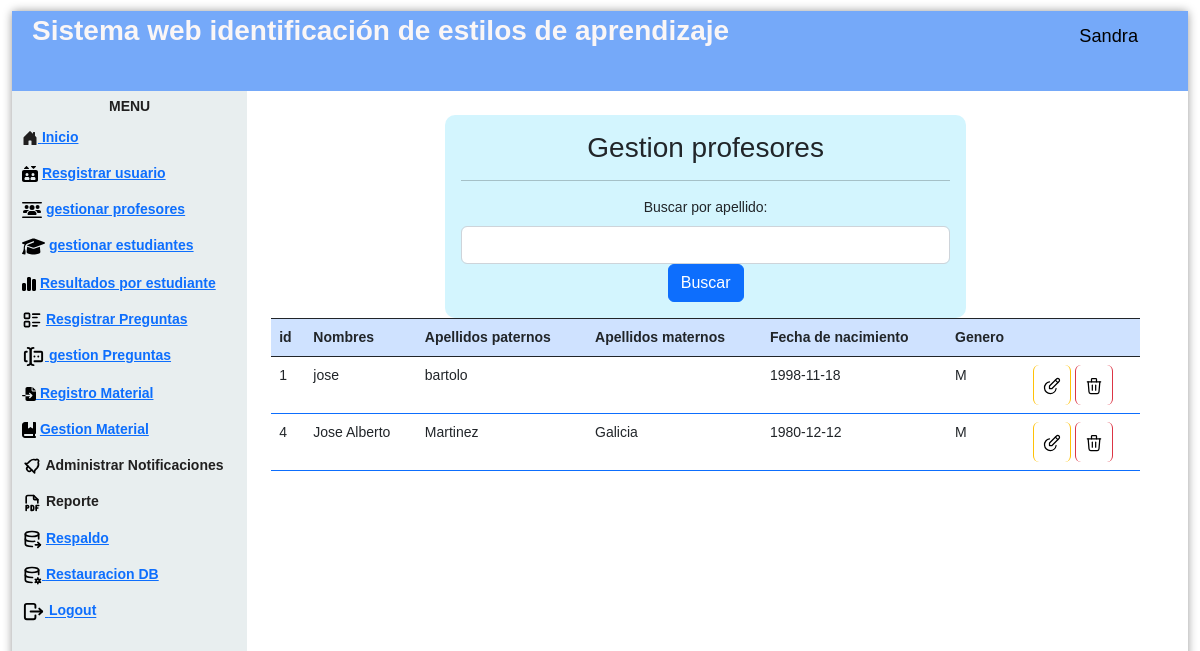
Screenshot of /gestionPr.php (signed in) with the database file from the repository.
### tables this page shows
CREATE TABLE `profesor` (
  `idProfesor` int(11) NOT NULL AUTO_INCREMENT,
  `nombre` varchar(45) NOT NULL,
  `apellidoP` varchar(45) NOT NULL,
  `apellidoM` varchar(45) DEFAULT NULL,
  `fechaNacimiento` date NOT NULL,
  `generoP` varchar(5) NOT NULL,
  `correoP` varchar(45) NOT NULL,
  `contraseña` varchar(100) NOT NULL,
  PRIMARY KEY (`idProfesor`)
);

### gestionPr.php (the view, shortened to what this page needs)
<?php
  include "controlador/eliminarA.php";
  ?>
<!DOCTYPE html>
<html lang="en">
<head>
    <link href="https://cdn.jsdelivr.net/npm/bootstrap@5.2.2/dist/css/bootstrap.min.css" rel="stylesheet">
    <link href='css/nav.css' rel='stylesheet' type='text/css'>
    <link href='css/formulario.css' rel='stylesheet' type='text/css'>
</head>
<body>
<div class="page">
  <div class="pageHeader">
    <div class="title">Sistema web identificación de estilos de aprendizaje</div>
    <div class="userPanel"><span class="username" style="color:#000000";><i class="fa-solid fa-user-large"></i></svg>
          <?php   echo  $_SESSION["nombre"];
            ?></span></div>
  </div>
  <div class="main">
    <div class="nav">
      <div class="menu">
      <div class="title"><center>Menu</center></div>
      <ul>
          <li><a href="controlador/loginrol.php"> Inicio<a></li>
          <li>
            <a href="registroUs.php"> Resgistrar usuario<a></li>
          <li>
            <a href="gestionPr.php">gestionar profesores<a></li>
            <li>
          <a href="gestionEs.php"> gestionar estudiantes<a></li>
          <li>
            <a href="estudiantesGraficas.php">Resultados por estudiante<a></li>
          <li>   <a href="registroPregunta.php"> Resgistrar Preguntas<a></li>
          <li><a href="gestionPreguntas.php"> gestion Preguntas<a></li>
          <li>
            <a href="registroMaterial.php">   Registro Material<a>
          </li>
          <li> <a href="gestionMaterial.php">  Gestion Material<a> </li>
          <li>  Administrar Notificaciones</li>
          <li>  Reporte</li>
          <li> <a href="generaR.php"> Respaldo<a></li>
          <li><a href="respaldo"> Restauracion DB<a></li>
          <li><a href="controlador/cerrarsesion.php"> Logout<a></li>
        </ul>
      </div>
    </div>
    <div class="view col-12 p-2 ">
      <div class="container-fluid row">
        <div class="col-12 p-3">
        <form action="" method="get" class="col-10 p-3 m-auto formulario">
           <h3>Gestion profesores</h3>
           <hr    color="#000000";>
          <label for="buscarNombre" class="form-label">Buscar por apellido:</label>
          <input type="text" class="form-control" id="buscarNombre" name="buscarNombre">
          <button type="submit" class="btn btn-primary">Buscar</button>
        </form>
        <?php
        include "modelo/conexion.php";
        $filtroNombre = isset($_GET['buscarNombre']) ? $_GET['buscarNombre'] : '';
        if (!empty($filtroNombre)) {
          $sql = $conexion->query("SELECT * FROM profesor WHERE apellidoP LIKE '%$filtroNombre%'");
        } else {
          $sql = $conexion->query("SELECT * FROM profesor");
        }
        ?>
        <table class="table">
          <thead class="table bg-light text-dark table-striped table-bordered border-dark table-primary">
            <tr>
              <th scope="col">id</th>
              <th scope="col">Nombres</th>
              <th scope="col">Apellidos paternos</th>
              <th scope="col">Apellidos maternos</th>
              <th scope="col">Fecha de nacimiento</th>
              <th scope="col">Genero</th>
              <th scope="col"></th>
            </tr>
          </thead>
          <tbody class="table table table-striped table-hover table-bordered border-primary">
            <?php
              while($datos=$sql->fetch_object()){?>
            <tr>
              <td><?= $datos->idProfesor ?></td>
              <td><?= $datos->nombre ?></td>
              <td><?= $datos->apellidoP ?></td>
              <td><?= $datos->apellidoM ?></td>
              <td><?= $datos->fechaNacimiento ?></td>
              <td><?= $datos->generoP ?></td>
              <td>
                <a href="modificacionA.php?id=<?= $datos->idProfesor ?>" class="btn btn-small btn-warning">
                </a>
                <a onclick="return eliminar()" href="gestionPr.php?id=<?= $datos->idProfesor ?>"  class="btn btn-small btn-danger" >
                </a>
              </td>
            </tr>
            <?php }
              ?>
          </tbody>
        </table>
      </div>
    </div>
    </div>
  </div>
</div>
</body>
</html>

### css/nav.css (style rules this page uses)
html { background-image: url(http://www.ultraimg.com/images/2UeGfhZ.jpg); }
body { padding: 0px; margin: 0px; font-family: "Open Sans"; font-size: 14px; }
.page { position: absolute; width: 98%; height: 98%; left: 1%; top: 1%; background-color: rgba(255, 255, 255, 0.7); -moz-border-radius: 4px; -webkit-border-radius: 4px; border-radius: 4px; -moz-box-shadow: 0 0 10px 0 rgba(0, 0, 0, 0.4); -webkit-box-shadow: 0 0 10px 0 rgba(0, 0, 0, 0.4); box-shadow: 0 0 10px 0 rgba(0, 0, 0, 0.4); }
.pageHeader { width: 100%; height: 80px; line-height: 50px; background-color: #75a9f9; color: rgb(250, 246, 246); -moz-box-sizing: border-box; -webkit-box-sizing: border-box; box-sizing: border-box; padding: 5px 20px; vertical-align: middle; }
.pageHeader .title { width: 70%; float: left; line-height: 30px; font-size: 2em; font-weight: 700; }
.pageHeader .userPanel { width: 30%; float: right; }
.pageHeader .userPanel .username { float: right; line-height: 40px; padding: 0px 20px; font-weight: 400; font-size: 1.3em; color:#201f1f; }
.main { position: relative; width: 100%; height: 100%; clear: both; background-color: white; }
.main .nav { width: 20%; height: 100%; float: left; background-color: rgba(227, 234, 235, 0.8); }
.main .nav .menu { width: 100%; margin: 5px; color: #201f1f; }
.main .nav .menu .title { font-weight: 700; font-size: 1em; text-transform: uppercase; }
.main .nav .menu ul { padding-left: 0px; }
.main .nav .menu ul li { cursor: pointer; list-style: none; margin: 5px 0px; padding: 5px 0px; font-weight: 600; margin-right: 10px; padding-left: 5px; -moz-border-radius: 4px; -webkit-border-radius: 4px; border-radius: 4px; transition: 0.25s all; }
.main .view { position: relative; overflow: hidden; }
.main .view ,img { float: right; padding-top: 3%; width: 80%; }
.view ,table { align-items: center; }

### css/formulario.css (style rules this page uses)
* { transition: .4s; box-sizing: border-box; font-family: 'arial'; }
body { background: rgba(255, 255, 255, 0.8); }
.formulario { width: 60%; margin: auto; text-align: center; background: #4dd7fa3f; padding-top: 30px; border-radius: 10px; }

### rows the page displays
profesor: idProfesor "1", nombre "jose", apellidoP "bartolo", fechaNacimiento "1998-11-18", generoP "M"
profesor: idProfesor "4", nombre "Jose Alberto", apellidoP "Martinez", apellidoM "Galicia", fechaNacimiento "1980-12-12", generoP "M"

### other values shown
$_SESSION["nombre"] "Sandra"
